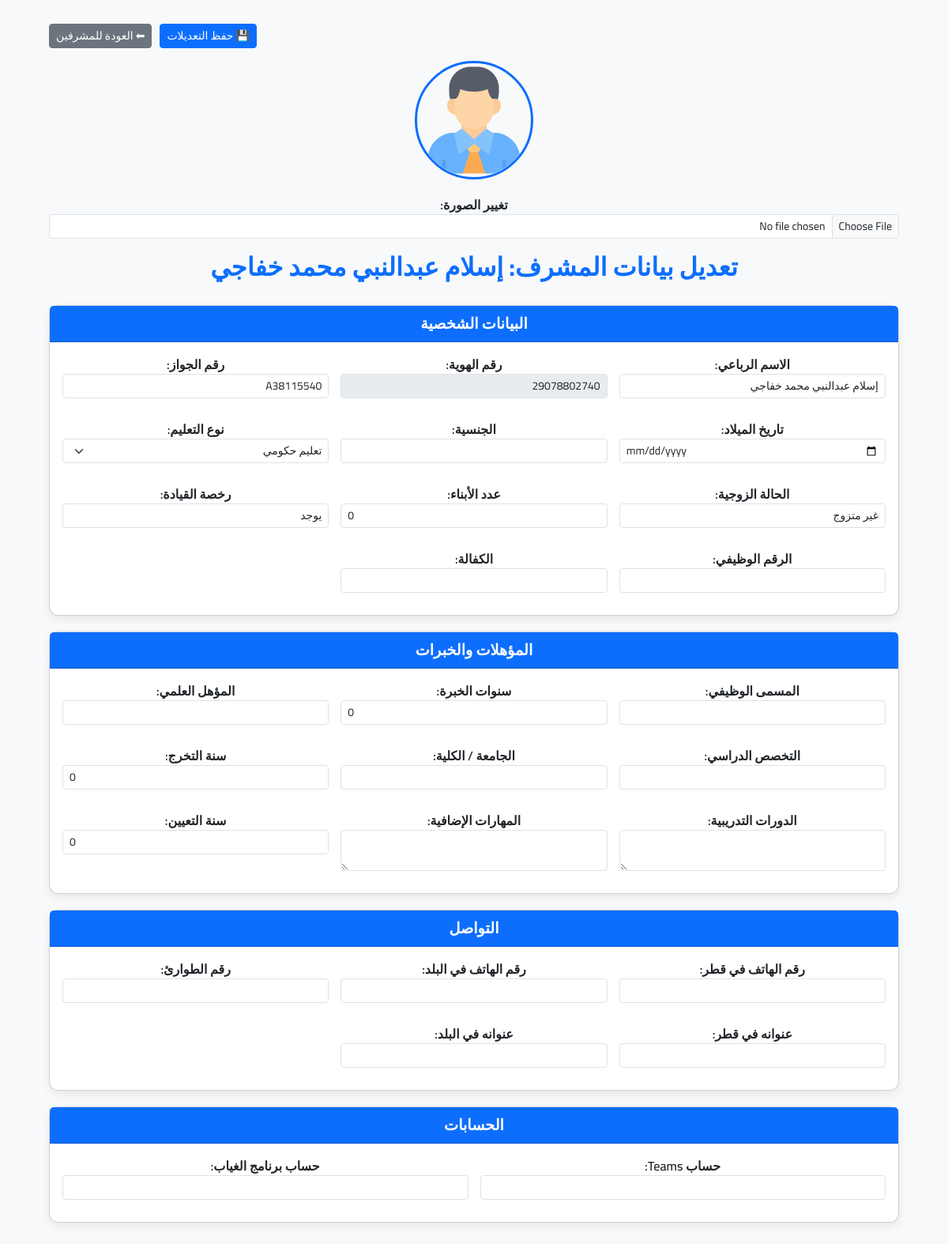
Page /edit_supervisor.php?id=29078802740 (signed in) on the committed database.
### tables this page shows
CREATE TABLE `supervisors_data` (
  `employee_id` varchar(50) NOT NULL,
  `full_name` varchar(255) DEFAULT NULL,
  `personal_id` varchar(50) DEFAULT NULL,
  `birth_date` date DEFAULT NULL,
  `nationality` varchar(50) DEFAULT NULL,
  `gender` varchar(50) DEFAULT NULL,
  `marital_status` varchar(50) DEFAULT NULL,
  `num_children` int(11) DEFAULT NULL,
  `driving_license` varchar(20) DEFAULT NULL,
  `job_title` varchar(100) DEFAULT NULL,
  `experience` int(11) DEFAULT NULL,
  `degree` varchar(100) DEFAULT NULL,
  `major` varchar(100) DEFAULT NULL,
  `university` varchar(100) DEFAULT NULL,
  `graduation_year` int(11) DEFAULT NULL,
  `courses` text DEFAULT NULL,
  `skills` text DEFAULT NULL,
  `year_of_assignment` int(11) DEFAULT NULL,
  `phone_mobile` varchar(20) DEFAULT NULL,
  `phone_home` varchar(20) DEFAULT NULL,
  `emergency_phone` varchar(20) DEFAULT NULL,
  `address_qatar` varchar(255) DEFAULT NULL,
  `address_home` varchar(255) DEFAULT NULL,
  `employee_number` varchar(50) DEFAULT NULL,
  `sponsorship` varchar(50) DEFAULT NULL,
  `teams_account` varchar(100) DEFAULT NULL,
  `attendance_platform` varchar(100) DEFAULT NULL,
  `photo` varchar(255) DEFAULT 'avatar.png',
  `stage` enum('ابتدائي','اعدادي','ثانوي') NOT NULL DEFAULT 'ابتدائي'
);

### edit_supervisor.php (the view, shortened to what this page needs)
<?php
include("db.php");
$employee_id = $_GET['id'] ?? '';
$current_stage = $_SESSION['stage'] ?? '';
$stmt = $conn->prepare("SELECT * FROM supervisors_data WHERE employee_id=? AND stage=?");
$stmt->bind_param("ss", $employee_id, $current_stage);
$stmt->execute();
$res = $stmt->get_result();
$personal = $res->fetch_assoc();
?>
<!DOCTYPE html>
<html lang="ar" dir="rtl">
<head>
<link href="https://cdn.jsdelivr.net/npm/bootstrap@5.3.3/dist/css/bootstrap.rtl.min.css" rel="stylesheet">
</head>
<body>
<div class="container text-center">
<form action="save_supervisor_edit.php" method="post" enctype="multipart/form-data">
<div class="mb-3" style="text-align:right; display:flex; justify-content:flex-end; gap:10px;">
    <button type="submit" class="btn btn-primary btn-sm">💾 حفظ التعديلات</button>
    <a href="index_supervisors.php" class="btn btn-secondary btn-sm">⬅ العودة للمشرفين</a>
</div>
<?php
$photo_file = 'uploads/supervisors/' . ($personal['photo'] ?? '');
?>
<img src="<?php echo htmlspecialchars($photo_file); ?>" alt="صورة المشرف" class="supervisor-photo">
<div class="mb-3">
    <label>تغيير الصورة:</label>
    <input type="file" name="photo" class="form-control form-control-sm">
</div>
<h2>تعديل بيانات المشرف: <?php echo htmlspecialchars($personal['full_name'] ?? $employee_id); ?></h2>
<div class="card">
<div class="card-header">البيانات الشخصية</div>
<div class="card-body section-grid">
    <div><label>الاسم الرباعي:</label> <input type="text" name="full_name" class="form-control form-control-sm" value="<?php echo htmlspecialchars($personal['full_name'] ?? ''); ?>"></div>
    <div><label>رقم الهوية:</label> <input type="text" name="employee_id_text" class="form-control form-control-sm" value="<?php echo htmlspecialchars($personal['employee_id'] ?? ''); ?>" disabled></div>
    <div><label>رقم الجواز:</label> <input type="text" name="personal_id" class="form-control form-control-sm" value="<?php echo htmlspecialchars($personal['personal_id'] ?? ''); ?>"></div>
    <div><label>تاريخ الميلاد:</label> <input type="date" name="birth_date" class="form-control form-control-sm" value="<?php echo htmlspecialchars($personal['birth_date'] ?? ''); ?>"></div>
    <div><label>الجنسية:</label> <input type="text" name="nationality" class="form-control form-control-sm" value="<?php echo htmlspecialchars($personal['nationality'] ?? ''); ?>"></div>
   <div>
    <label>نوع التعليم:</label>
    <select name="gender" class="form-select form-select-sm">
        <?php
        $education_types = ["تعليم حكومي","تعليم خاص","تعليم في بلدي الأم"];
        $current_gender = $personal['gender'] ?? '';
        foreach($education_types as $type): ?>
            <option value="<?php echo $type; ?>" <?php if($current_gender === $type) echo 'selected'; ?>>
                <?php echo $type; ?>
            </option>
        <?php endforeach; ?>
    </select>
</div>
    <div><label>الحالة الزوجية:</label> <input type="text" name="marital_status" class="form-control form-control-sm" value="<?php echo htmlspecialchars($personal['marital_status'] ?? ''); ?>"></div>
    <div><label>عدد الأبناء:</label> <input type="number" name="num_children" class="form-control form-control-sm" value="<?php echo htmlspecialchars($personal['num_children'] ?? 0); ?>"></div>
    <div><label>رخصة القيادة:</label> <input type="text" name="driving_license" class="form-control form-control-sm" value="<?php echo htmlspecialchars($personal['driving_license'] ?? ''); ?>"></div>
 <div><label>الرقم الوظيفي:</label> <input type="text" name="employee_number" class="form-control form-control-sm" value="<?php echo htmlspecialchars($personal['employee_number'] ?? ''); ?>"></div>
    <div><label>الكفالة:</label> <input type="text" name="sponsorship" class="form-control form-control-sm" value="<?php echo htmlspecialchars($personal['sponsorship'] ?? ''); ?>"></div>
</div>
</div>
<div class="card">
<div class="card-header">المؤهلات والخبرات</div>
<div class="card-body section-grid">
    <div><label>المسمى الوظيفي:</label> <input type="text" name="job_title" class="form-control form-control-sm" value="<?php echo htmlspecialchars($personal['job_title'] ?? ''); ?>"></div>
    <div><label>سنوات الخبرة:</label> <input type="number" name="experience" class="form-control form-control-sm" value="<?php echo htmlspecialchars($personal['experience'] ?? ''); ?>"></div>
    <div><label>المؤهل العلمي:</label> <input type="text" name="degree" class="form-control form-control-sm" value="<?php echo htmlspecialchars($personal['degree'] ?? ''); ?>"></div>
    <div><label>التخصص الدراسي:</label> <input type="text" name="major" class="form-control form-control-sm" value="<?php echo htmlspecialchars($personal['major'] ?? ''); ?>"></div>
    <div><label>الجامعة / الكلية:</label> <input type="text" name="university" class="form-control form-control-sm" value="<?php echo htmlspecialchars($personal['university'] ?? ''); ?>"></div>
    <div><label>سنة التخرج:</label> <input type="number" name="graduation_year" class="form-control form-control-sm" value="<?php echo htmlspecialchars($personal['graduation_year'] ?? ''); ?>"></div>
    <div><label>الدورات التدريبية:</label> <textarea name="courses" class="form-control form-control-sm"><?php echo htmlspecialchars($personal['courses'] ?? ''); ?></textarea></div>
    <div><label>المهارات الإضافية:</label> <textarea name="skills" class="form-control form-control-sm"><?php echo htmlspecialchars($personal['skills'] ?? ''); ?></textarea></div>
    <div><label>سنة التعيين:</label> <input type="number" name="year_of_assignment" class="form-control form-control-sm" value="<?php echo htmlspecialchars($personal['year_of_assignment'] ?? ''); ?>"></div>
</div>
</div>
<div class="card">
<div class="card-header">التواصل</div>
<div class="card-body section-grid">
    <div><label>رقم الهاتف في قطر:</label> <input type="text" name="phone_mobile" class="form-control form-control-sm" value="<?php echo htmlspecialchars($personal['phone_mobile'] ?? ''); ?>"></div>
    <div><label>رقم الهاتف في البلد:</label> <input type="text" name="phone_home" class="form-control form-control-sm" value="<?php echo htmlspecialchars($personal['phone_home'] ?? ''); ?>"></div>
    <div><label>رقم الطوارئ:</label> <input type="text" name="emergency_phone" class="form-control form-control-sm" value="<?php echo htmlspecialchars($personal['emergency_phone'] ?? ''); ?>"></div>
    <div><label>عنوانه في قطر:</label> <input type="text" name="address_qatar" class="form-control form-control-sm" value="<?php echo htmlspecialchars($personal['address_qatar'] ?? ''); ?>"></div>
    <div><label>عنوانه في البلد:</label> <input type="text" name="address_home" class="form-control form-control-sm" value="<?php echo htmlspecialchars($personal['address_home'] ?? ''); ?>"></div>
</div>
</div>
<div class="card">
<div class="card-header">الحسابات</div>
<div class="card-body section-grid">
    <div><label>حساب Teams:</label> <input type="text" name="teams_account" class="form-control form-control-sm" value="<?php echo htmlspecialchars($personal['teams_account'] ?? ''); ?>"></div>
    <div><label>حساب برنامج الغياب:</label> <input type="text" name="attendance_platform" class="form-control form-control-sm" value="<?php echo htmlspecialchars($personal['attendance_platform'] ?? ''); ?>"></div>
</div>
</div>
</form>
</div>
</body>
</html>

### edit_supervisor.php (style rules this page uses)
body { font-family: 'Cairo', sans-serif; background-color: #f8f9fa; }
.container { max-width: 1100px; margin: 30px auto; }
h2 { text-align:center; color:#0d6efd; margin-bottom:30px; font-weight:700; }
.card { border-radius:12px; box-shadow:0 4px 12px rgba(0,0,0,0.08); margin-bottom:20px; }
.card-header { background-color:#0d6efd; color:#fff; font-weight:600; font-size:1.2rem; border-radius:12px 12px 0 0; }
.card-body div { margin-bottom:12px; word-break:break-word; }
label { font-weight:600; }
.section-grid { display:grid; grid-template-columns:repeat(auto-fit,minmax(250px,1fr)); gap:15px; }
.supervisor-photo { width:150px; height:150px; object-fit:cover; border-radius:50%; border:3px solid #0d6efd; margin-bottom:20px; }

### rows in the picture
supervisors_data: photo (placeholder picture), full_name "إسلام عبدالنبي محمد خفاجي", employee_id_text "29078802740", personal_id "A38115540", marital_status "غير متزوج", num_children "0", driving_license "يوجد", experience "0", graduation_year "0", year_of_assignment "0"

### other values in the picture
form field gender "تعليم حكومي"
